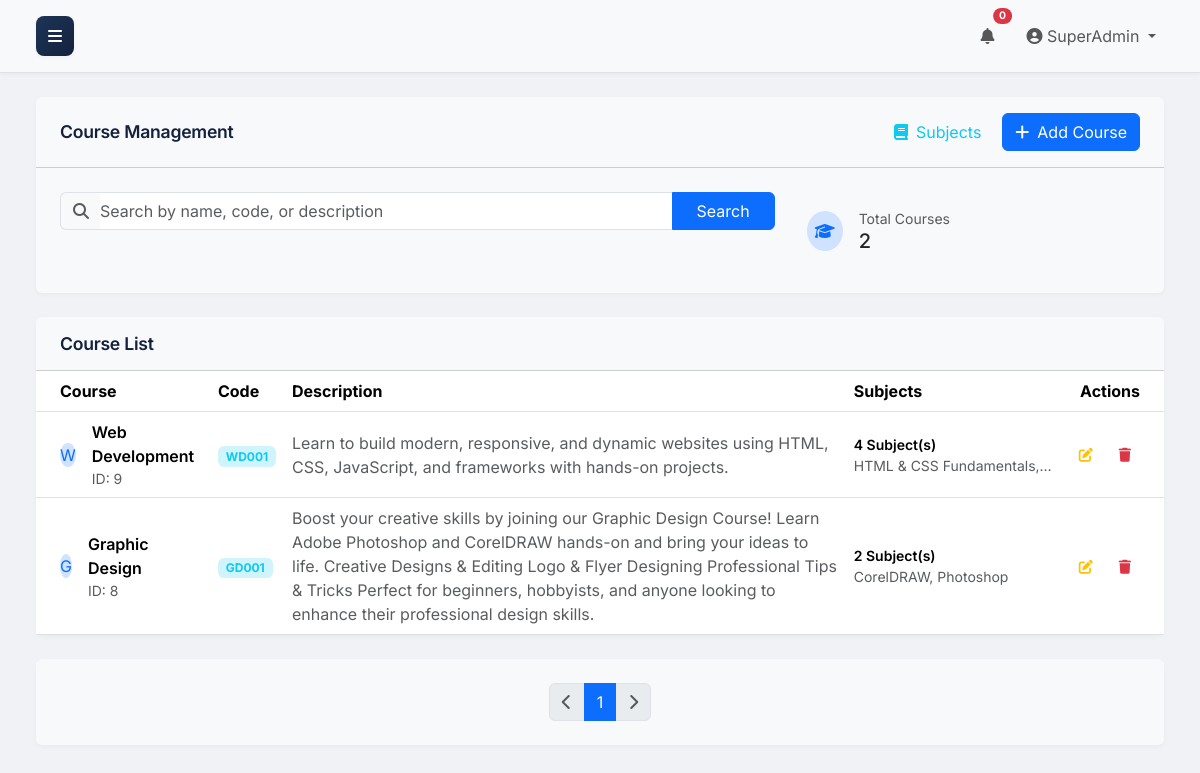
/courses/list.php (signed in), run on the app's committed database.
### tables this page shows
CREATE TABLE `courses` (
  `id` int(11) NOT NULL,
  `name` varchar(255) NOT NULL,
  `code` varchar(50) NOT NULL,
  `description` text DEFAULT NULL,
  `created_at` timestamp NOT NULL DEFAULT current_timestamp()
);

### public/courses/list.php (the view, shortened to what this page needs)
<?php
require_once '../includes/header.php';
$pdo = get_pdo_connection();
$limit = 10;
$page = isset($_GET['page']) && is_numeric($_GET['page']) ? (int)$_GET['page'] : 1;
$offset = ($page - 1) * $limit;
$search_query = isset($_GET['search']) ? htmlspecialchars($_GET['search']) : '';
$search_sql = '';
$stmt_count = $pdo->prepare("SELECT COUNT(*) FROM courses" . $search_sql);
$stmt_count->execute();
$total_courses = $stmt_count->fetchColumn();
$total_pages = ceil($total_courses / $limit);
$sql = "SELECT c.id, c.name, c.code, c.description,
        (SELECT COUNT(*) FROM subjects s WHERE s.course_id = c.id) as subject_count,
        GROUP_CONCAT(s.name SEPARATOR ', ') as subject_list
        FROM courses c
        LEFT JOIN subjects s ON c.id = s.course_id " .
        ($search_sql ? str_replace("WHERE", "WHERE (", $search_sql) . ")" : "") .
        " GROUP BY c.id
        ORDER BY c.created_at DESC LIMIT :limit OFFSET :offset";
$stmt = $pdo->prepare($sql);
$stmt->bindValue(':limit', $limit, PDO::PARAM_INT);
$stmt->bindValue(':offset', $offset, PDO::PARAM_INT);
$stmt->execute();
$courses = $stmt->fetchAll(PDO::FETCH_ASSOC);
?>
    <div class="container-fluid px-4">
        <div class="card shadow-sm mb-4">
            <div class="card-header py-3">
                <div class="row align-items-center">
                    <div class="col">
                        <h5 class="mb-0">Course Management</h5>
                    </div>
                    <div class="col-auto">
                        <div class="d-flex gap-2">
                            <a href="../subjects/list.php" class="btn btn-info-subtle text-info">
                                <i class="fas fa-book me-2"></i>Subjects
                            </a>
                            <a href="add.php" class="btn btn-primary">
                                <i class="fas fa-plus me-2"></i>Add Course
                            </a>
                        </div>
                    </div>
                </div>
            </div>
            <div class="card-body">
                <div class="row g-3">
                    <div class="col-lg-8">
                        <form action="list.php" method="GET">
                            <div class="input-group">
                                <span class="input-group-text bg-light border-end-0">
                                    <i class="fas fa-search text-muted"></i>
                                </span>
                                <input type="text" name="search" class="form-control border-start-0 ps-0"
                                       placeholder="Search by name, code, or description"
                                       value="<?php echo htmlspecialchars($search_query); ?>">
                                <button type="submit" class="btn btn-primary px-4">Search</button>
                            </div>
                        </form>
                    </div>
                    <div class="col-lg-4">
                        <div class="d-flex align-items-center bg-light rounded p-3">
                            <div class="rounded-circle bg-primary-subtle p-2">
                                <i class="fas fa-graduation-cap text-primary"></i>
                            </div>
                            <div class="ms-3">
                                <div class="text-muted small">Total Courses</div>
                                <div class="h5 mb-0"><?php echo $total_courses; ?></div>
                            </div>
                        </div>
                    </div>
                </div>
            </div>
        </div>
        <?php if (empty($courses)): ?>
            <div class="card shadow-sm">
                <div class="card-body text-center py-5">
                    <i class="fas fa-graduation-cap fa-3x text-muted mb-3"></i>
                    <h5 class="text-muted">No Courses Found</h5>
                    <p class="mb-0">Try adjusting your search criteria or add new courses.</p>
                </div>
            </div>
        <?php else: ?>
            <div class="card shadow-sm">
                <div class="card-header py-3">
                    <h5 class="mb-0">Course List</h5>
                </div>
                <div class="card-body p-0">
                    <div class="table-responsive">
                        <table class="table table-hover align-middle mb-0">
                            <thead class="bg-light">
                                <tr>
                                    <th class="ps-4">Course</th>
                                    <th>Code</th>
                                    <th>Description</th>
                                    <th>Subjects</th>
                                    <th class="text-end pe-4">Actions</th>
                                </tr>
                            </thead>
                            <tbody>
                                <?php foreach ($courses as $course): ?>
                                    <tr>
                                        <td class="ps-4">
                                            <div class="d-flex align-items-center">
                                                <div class="avatar-initial rounded-circle bg-primary-subtle text-primary me-3">
                                                    <?php echo strtoupper(substr($course['name'], 0, 1)); ?>
                                                </div>
                                                <div>
                                                    <div class="fw-semibold"><?php echo htmlspecialchars($course['name']); ?></div>
                                                    <div class="text-muted small">ID: <?php echo htmlspecialchars($course['id']); ?></div>
                                                </div>
                                            </div>
                                        </td>
                                        <td>
                                            <span class="badge bg-info-subtle text-info">
                                                <?php echo htmlspecialchars($course['code'] ?? ''); ?>
                                            </span>
                                        </td>
                                        <td class="text-muted">
                                            <?php echo htmlspecialchars($course['description'] ?? ''); ?>
                                        </td>
                                        <td>
                                            <div class="d-flex flex-column">
                                                <div class="fw-semibold small"><?php echo (int)($course['subject_count'] ?? 0); ?> Subject(s)</div>
                                                <div class="text-muted small text-truncate" style="max-width: 200px;" title="<?php echo htmlspecialchars($course['subject_list'] ?? 'No subjects'); ?>">
                                                    <?php echo htmlspecialchars($course['subject_list'] ?? 'No subjects'); ?>
                                                </div>
                                            </div>
                                        </td>
                                        <td class="text-end pe-4">
                                            <div class="d-flex gap-2 justify-content-end">
                                                <a href="edit.php?id=<?php echo htmlspecialchars($course['id']); ?>"
                                                   class="btn btn-sm btn-warning-subtle text-warning"
                                                   title="Edit Course">
                                                    <i class="fas fa-edit"></i>
                                                </a>
                                                <button type="button"
                                                        class="btn btn-sm btn-danger-subtle text-danger"
                                                        data-bs-toggle="modal"
                                                        data-bs-target="#deleteModal"
                                                        data-course-id="<?php echo htmlspecialchars($course['id']); ?>"
                                                        data-course-name="<?php echo htmlspecialchars($course['name']); ?>"
                                                        title="Delete Course">
                                                    <i class="fas fa-trash"></i>
                                                </button>
                                            </div>
                                        </td>
                                    </tr>
                                <?php endforeach; ?>
                            </tbody>
                        </table>
                    </div>
                </div>
            </div>
            <div class="card shadow-sm mt-4">
                <div class="card-body">
                    <nav aria-label="Page navigation">
                        <ul class="pagination justify-content-center mb-0">
                            <li class="page-item <?php echo ($page <= 1) ? 'disabled' : ''; ?>">
                                <a class="page-link" href="?page=<?php echo $page - 1; ?><?php echo !empty($search_query) ? '&search=' . urlencode($search_query) : ''; ?>">
                                    <i class="fas fa-chevron-left"></i>
                                </a>
                            </li>
                            <?php for ($i = 1; $i <= $total_pages; $i++): ?>
                                <li class="page-item <?php echo ($page == $i) ? 'active' : ''; ?>">
                                    <a class="page-link" href="?page=<?php echo $i; ?><?php echo !empty($search_query) ? '&search=' . urlencode($search_query) : ''; ?>"><?php echo $i; ?></a>
                                </li>
                            <?php endfor; ?>
                            <li class="page-item <?php echo ($page >= $total_pages) ? 'disabled' : ''; ?>">
                                <a class="page-link" href="?page=<?php echo $page + 1; ?><?php echo !empty($search_query) ? '&search=' . urlencode($search_query) : ''; ?>">
                                    <i class="fas fa-chevron-right"></i>
                                </a>
                            </li>
                        </ul>
                    </nav>
                </div>
            </div>
        <?php endif; ?>
    </div>

### public/assets/css/style.css (style rules this page uses)
html, body { height: 100%; margin: 0; padding: 0; }
:root { --primary-green: #1b4332; --accent-green: #2d6a4f; --light-green: #b7e4c7; --dark-green: #081c15; --professional-blue: #1d3557; --dark-blue: #14213d; --light-gray: #f0f2f5; --medium-gray: #6c757d; --border-color: #dee2e6; --primary: #1d3557; --primary-subtle: #e6eaf0; --success: #2d6a4f; --success-subtle: #e7f2ed; --warning: #ca6702; --warning-subtle: #fff1e6; --info: #184e77; --info-subtle: #e6eff4; --danger: #9b2226; --danger-subtle: #f8e7e7; --secondary: #4a4e69; --secondary-subtle: #ecedf2; --bg-dark: #f0f2f5; --card-bg: #f8f9fa; --timeline-bg: rgba(0, 0, 0, 0.03); --bg-dark: #f0f2f5; --sidebar-width: 250px; --sidebar-collapsed-width: 70px; --sidebar-transition: 0.3s; --shadow-sm: 0 .125rem .25rem rgba(0,0,0,.035); --shadow-md: 0 .5rem 1rem rgba(0,0,0,.05); --shadow-lg: 0 1rem 3rem rgba(0,0,0,.075); }
body { font-family: 'Inter', sans-serif; background-color: var(--bg-dark); overflow-x: hidden; color: #2f2f2f; }
.card { background: var(--card-bg); border: none; box-shadow: 0 2px 6px rgba(0, 0, 0, 0.04); }
.card .card-header { background: transparent; padding: 1.5rem 1.5rem 1rem; }
.card .card-header h5 { color: var(--dark-blue); font-weight: 600; font-size: 1.1rem; letter-spacing: -0.25px; }
.card .card-body { padding: 1.5rem; }
.shadow-sm { box-shadow: var(--shadow-sm) !important; }
@media (min-width: 992px) { body { overflow-x: hidden; } }

### data on the page
courses: name "W", name "Web Development", id "9", code "WD001", description "Learn to build modern, responsive, and dynamic websites using HTML, CSS, JavaScript, and frameworks with hands-on projects.", subject_count "4", subject_list "HTML & CSS Fundamentals,…"
courses: name "G", name "Graphic Design", id "8", code "GD001", description "Boost your creative skills by joining our Graphic Design Course! Learn Adobe Photoshop and CorelDRAW hands-on and bring your ideas to life. Creative Designs & Editing Logo & Flyer Designing Professional Tips & Tricks Perfect for beginners, hobbyists, and anyone looking to enhance their professional design skills.", subject_count "2", subject_list "CorelDRAW, Photoshop"

### other printed values
$_SESSION['username'] "SuperAdmin"
$total_courses "2"
